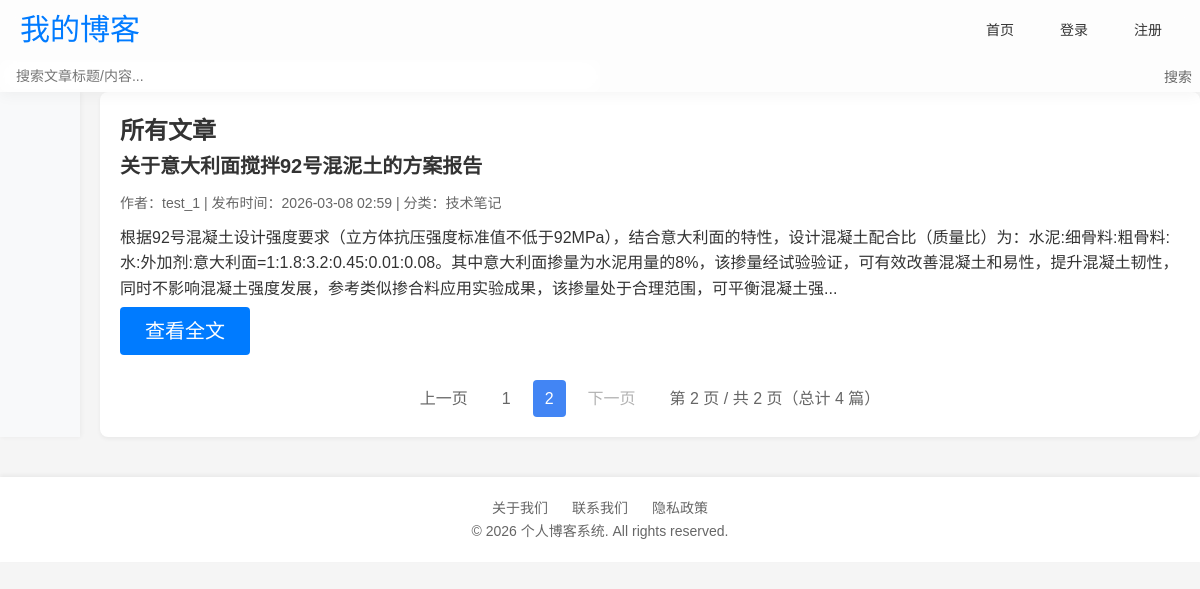
/?page=2&search=, run on the app's committed database.
### app.py (models this page shows)
class Post(db.Model):
    id = db.Column(db.Integer,primary_key = True)                # 文章id
    title = db.Column(db.String(100),nullable = False)           # 文章标题
    content = db.Column(db.Text,nullable = False)                # 文章内容
    created_at = db.Column(db.DateTime,default = datetime.utcnow)# 创建时间
    updated_at = db.Column(db.DateTime,default = datetime.utcnow,updated_at = datetime.utcnow)# 更新时间
    user_id = db.Column(db.Integer,nullable = False)
    category_id = db.Column(db.Integer,nullable = False)

class User(UserMixin,db.Model):
    id = db.Column(db.Integer, primary_key=True)
    username = db.Column(db.String(20), unique=True, nullable=False)
    email = db.Column(db.String(120), unique=True, nullable=False)
    password = db.Column(db.String(60), nullable=False)

class Category(db.Model):
    id = db.Column(db.Integer, primary_key=True)
    name = db.Column(db.String(50), unique=True, nullable=False)

### app.py (the view)
@app.route('/')
def index():
    search_query = request.args.get('search','')
    page = request.args.get(get_page_parameter(),type = int,default = 1)
    pre_page = app.config['POSTS_PRE_PAGE']
    post_query = Post.query.order_by(Post.created_at.desc()) # 查询Post模型（文章表）的所有数据，按创建时间倒序排列，最新的放前面
    if search_query:
        post_query = post_query.filter(
            post_query.title.contanins() | post_query.content.contains(search_query)
        )
    pagination = post_query.paginate(
        page = page,        # 当前页码
        per_page = pre_page,# 每页显示数量
        error_out = False,  # 若页码超出范围，是否报错
        max_per_page = app.config['POSTS_PRE_PAGE'] # 最大每页显示数量
    )
    posts = pagination.items # 获取当前页码的文章列表
    for post in posts:# 可优化
        post.author = User.query.get(post.user_id) if post.user_id else None
        post.category = Category.query.get(post.category_id) if post.category_id else None
    return render_template("index.html",posts = posts,pagination = pagination,search_query = search_query)

### templates/index.html (shortened to what this page needs)
{% extends 'base.html' %}
{% block content %}
    <h2>所有文章</h2>
    {% if posts %}
        {% for post in posts %}
            <div class="post">
                <h3 class="post-title"><a href="{{ url_for('post', post_id=post.id) }}">{{ post.title }}</a></h3>
                <div class="post-meta">
                    作者：{{ post.author.username }} |
                    发布时间：{{ post.created_at.strftime('%Y-%m-%d %H:%M') }} |
                    {% if post.category %}分类：{{ post.category.name }}{% else %}无分类{% endif %}
                </div>
                <p>{{ post.content|striptags|truncate(200) }}</p>
                <a href="{{ url_for('post', post_id=post.id) }}" class="btn btn-primary">查看全文</a>
            </div>
        {% endfor %}
        <div class="pagination">
            {% if pagination.pages > 1 %}
                <a href="{{ url_for('index', page=pagination.prev_num, search=search_query) }}"
                {% if not pagination.has_prev %}style="pointer-events: none; opacity: 0.5;"{% endif %}>
                    上一页
                </a>
                {% for page_num in pagination.iter_pages(left_edge=1, right_edge=1, left_current=2, right_current=3) %}
                    {% if page_num %}
                        <a href="{{ url_for('index', page=page_num, search=search_query) }}"
                        class="{% if page_num == pagination.page %}active{% endif %}">
                            {{ page_num }}
                        </a>
                    {% else %}
                        <span>...</span>
                    {% endif %}
                {% endfor %}
                <a href="{{ url_for('index', page=pagination.next_num, search=search_query) }}"
                {% if not pagination.has_next %}style="pointer-events: none; opacity: 0.5;"{% endif %}>
                    下一页
                </a>
                <span>第 {{ pagination.page }} 页 / 共 {{ pagination.pages }} 页（总计 {{ pagination.total }} 篇）</span>
            {% endif %}
        </div>
    {% endif %}
{% endblock %}

### templates/base.html (style rules this page uses)
* { margin: 0; padding: 0; box-sizing: border-box; }
body { font-family: -apple-system, BlinkMacSystemFont, "Segoe UI", Roboto, "Helvetica Neue", Arial, sans-serif; background-color: #f5f5f5; color: #333; line-height: 1.6; }
.post-title { font-size: 20px; font-weight: 600; margin-bottom: 10px; }
.post-title a { color: #333; text-decoration: none; transition: color 0.3s; }
.post-meta { font-size: 14px; color: #666; margin-bottom: 10px; }
.pagination { display: flex; justify-content: center; align-items: center; margin-top: 20px; gap: 10px; }
.pagination a, .pagination span { padding: 6px 12px; border-radius: 4px; text-decoration: none; color: #666; transition: all 0.3s; }
.pagination .active { background-color: #4285f4; color: #fff; }
.btn { display: inline-block; padding: 8px 16px; margin: 5px 0; border: none; border-radius: 4px; cursor: pointer; font-size: 20px; width: 130px; text-decoration: none; text-align: center; transition: all 0.3s ease; }
.btn-primary { background-color: #007bff; color: #fff; }

### data on the page
Post: title "关于意大利面搅拌92号混泥土的方案报告", author.username "test_1", created_at "2026-03-08 02:59", category.name "技术笔记", content "根据92号混凝土设计强度要求（立方体抗压强度标准值不低于92MPa），结合意大利面的特性，设计混凝土配合比（质量比）为：水泥:细骨料:粗骨料:水:外加剂:意大利面=1:1.8:3.2:0.45:0.01:0.08。其中意大利面掺量为水泥用量的8%，该掺量经试验验证，可有效改善混凝土和易性，提升混凝土韧性，同时不影响混凝土强度发展，参考类似掺合料应用实验成果，该掺量处于合理范围，可平衡混凝土强..."

### other printed values
{{ page_num }} "1" "2"
{{ pagination.page }} "2"
{{ pagination.pages }} "2"
{{ pagination.total }} "4"
